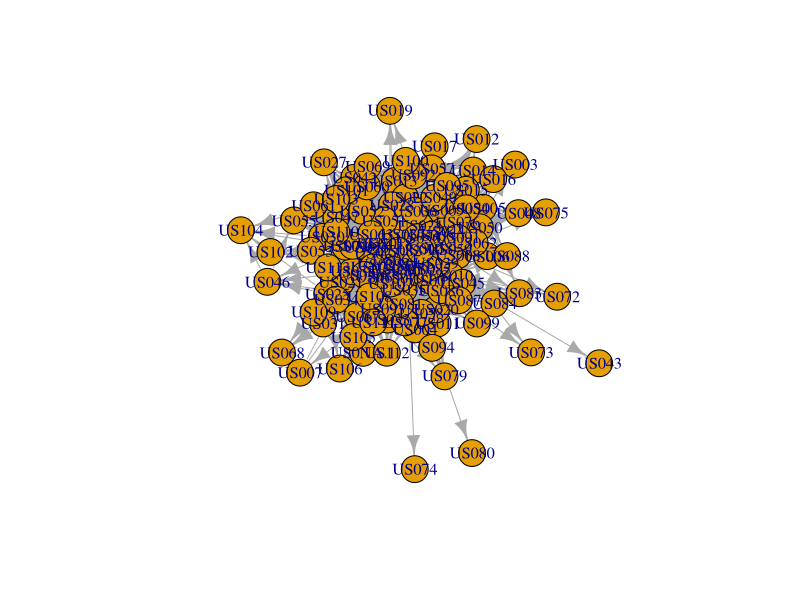

Reproduce this figure in R.
## ---- chunk 1

knitr::opts_chunk$set(echo = TRUE)

knitr::opts_chunk$set(
	message = FALSE,
	warning = FALSE,
	include = TRUE
)

## ---- chunk 2

# install.packages("igraph") # to install the package 
library(igraph) # to load the package

## ---- chunk 3
## Attributes

att.usa <- read.csv2("usa_attributes.csv", header=TRUE)

## Collaboration network

coll.usa <- read.csv2("usa_collaboration.csv", header=TRUE)
rownames(coll.usa) <- coll.usa$ID
coll.usa$ID <- NULL

## Influence network

inf.usa <- read.csv2("usa_influence.csv", header = TRUE, stringsAsFactors=FALSE)
rownames(inf.usa) <- inf.usa $ID
inf.usa$ID <- NULL

## Scientific information network

sci.usa <- read.csv2("scientific-information_USA.csv", header = TRUE, stringsAsFactors=FALSE)
rownames(sci.usa) <- sci.usa$ID
sci.usa$ID <- NULL
## ---- chunk 4

View(att.usa)
View(coll.usa)
View(inf.usa)
View(sci.usa)
## ---- chunk 5

coll.mat <- as.matrix(coll.usa)
inf.mat <- as.matrix(inf.usa)
sci.mat <- as.matrix(sci.usa)

# How to deal with NAs?? For the moment, we will recode them to 0. But, at later points we also discuss different strategies for treating NAs.

coll.mat[is.na(coll.mat)] <- 0
inf.mat[is.na(inf.mat)] <- 0
sci.mat[sci.mat == 98] <- 0

## ---- chunk 6

coll.mat <- as.matrix(coll.usa)
coll.net <- graph.adjacency(coll.mat, mode="directed", diag=FALSE)
plot(coll.net)

## ---- chunk 7

# number of nodes and edges

vcount(coll.net)
ecount(coll.net)

# cliques

table(sapply(cliques(coll.net), length))

# dyads

dyad.census(coll.net)

# triads

triad.census(coll.net)

# connectivity and paths

is.connected(coll.net)

# components (not really useful here)

comps <- decompose.graph(coll.net)
table(sapply(comps, vcount))

# average path length

average.path.length(coll.net)

diameter(coll.net)

# is this network very connected?

## ---- chunk 8
myCentrality <- function(net) {
  
  if (!is.igraph(net)) stop ("Input is not an igraph object")
  ideg <- degree (net, mode="in", loop=F, normalized = T)
  odeg <- degree (net, mode="out", loop=F, normalized = T)
  btw <- betweenness (net, normalized=TRUE)
  clo <- closeness (net, normalized=TRUE) # consider removing
  evc <- evcent(net)$vector
  id <- V(net)
  
  ret <-data.frame (cbind(IDegree=ideg, ODegree=odeg,
                         Betweenness=btw, Closeness=clo,
                          Eigenvector=evc, ID=id))
  return(ret)
  
}

Results <- myCentrality(coll.net)
Results

# Round
Results_r <- data.frame(apply(Results[1:5],2, function(x) round(x, 3)))
## ---- chunk 9
library(tidyverse)

Results_r$actor.type <- as.factor(att.usa$OT_BIG)

Group_cent <- Results_r %>%
   mutate(actor.type = recode(actor.type, "1" = "GOV",
         "2" = "SCI",
         "3" = "BUS", "4" = "CIV", "5"="NA")) %>%
  group_by(actor.type) %>%
  summarise(mean_OD = mean(ODegree),  mean_ID = mean(IDegree), mean_Betw = mean(Betweenness), mean_clo=mean(Closeness), mean_Eig=mean(Eigenvector))
Group_cent

